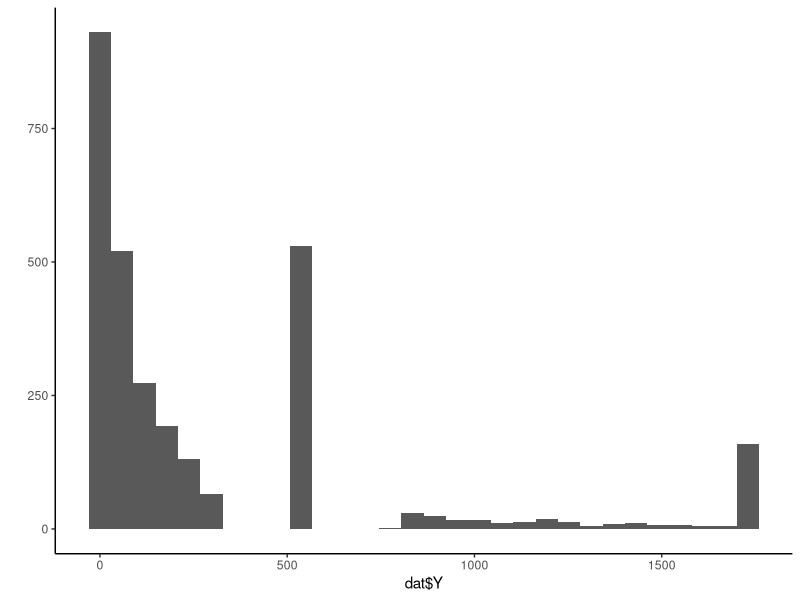
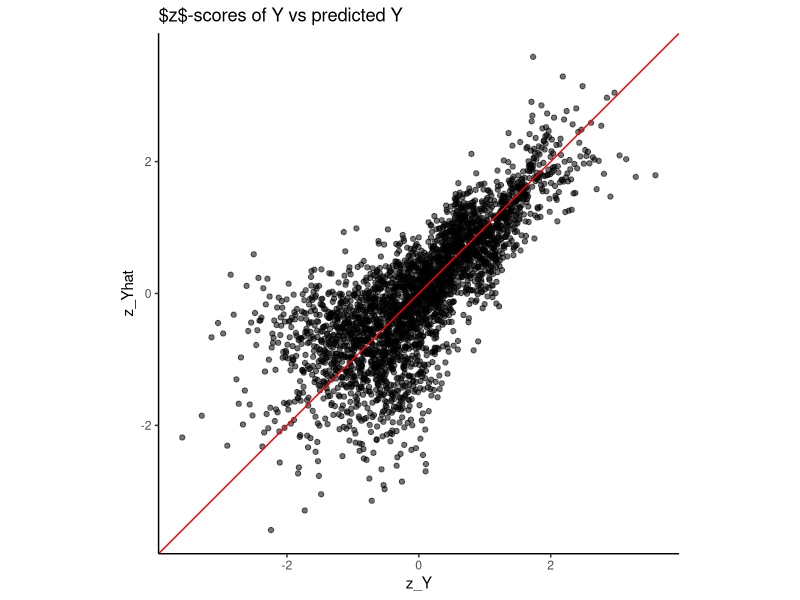
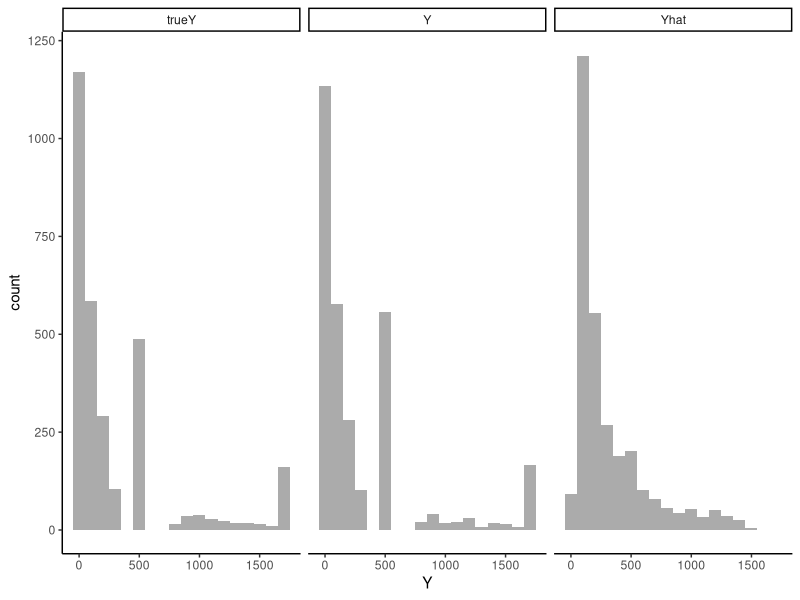

Write the R code that produced these figures, in order.
## ---- chunk 1
knitr::opts_chunk$set(echo = TRUE)

library(tidyverse)
knitr::opts_chunk$set(echo = TRUE,
          fig.width = 5,
          fig.height = 3,
          out.width = "75%",
          fig.align = "center")
options(list(dplyr.summarise.inform = FALSE))
theme_set( theme_classic() )


library( MASS )
library( randomForest ) 
## ---- chunk 2

N = 3000
Sigma_X = diag( c(1,2,3) ) + 1
Sigma_X[1,2] = Sigma_X[2,1] = -0.8
Sigma_X

#I use some fake data generated with this code:

X = mvrnorm( 2*N, mu=c(1,2,3), Sigma = Sigma_X)
colnames(X) = paste0( "X", 1:ncol(X) )

  dat <- X %>% as_tibble() %>%
    mutate( X4 = X1 + rnorm( n() ),
            Y = (1 * X1^2 + 2 * X1*X2 + exp(X3 / 2 ) + rnorm(2*N, sd=4))^2,
            Y = pmin( Y, quantile( Y, 0.95 ) ),
            X1 = round( 2*X1 ),
            X2 = 0 + ( X2 >= 0.5 ) )
  
  dat$Y[ dat$Y > 300 & dat$Y < 800 ] = 550

## ---- chunk 3
new_data = dat[1:N,]
new_data <- rename( new_data,
                    trueY = Y )
dat = dat[(N+1):(2*N),]

#plot(dat)
## ---- chunk 4
dat %>% 
  slice_tail( n = 5 ) %>%
  knitr::kable( digits = 2 )
## ---- chunk 5
qplot( dat$Y, bins = 30 )
## ---- chunk 6
print( round( cor( dat ), digits = 2 ) )
## ---- chunk 7
library(randomForest) 
mod <- randomForest( Y ~ ., 
                     data=dat,
                     ntree = 200 )
dat$Y_hat = predict( mod )
## ---- chunk 8
tibble( sd_Yhat = sd( dat$Y_hat ),
        sd_Y = sd( dat$Y ),
        cor = cor( dat$Y_hat, dat$Y ) ) %>%
  knitr::kable( digits = c(1,1,2) )
## ---- chunk 9
convert_to_z <- function( Y ) {
  K = length(Y)
  r_Y <- rank( Y, ties.method = "random" )/K - 1/(2*K)
  z <- qnorm( r_Y )
  z
}
## ---- chunk 10
z_Y = convert_to_z( dat$Y )
z_Yhat = convert_to_z( dat$Y_hat )

qplot( z_Y, z_Yhat, asp = 1, alpha=0.05 ) +
  geom_abline( slope=1, intercept=0, col="red" ) +
  labs( title = "$z$-scores of Y vs predicted Y" ) +
  coord_fixed() +
  theme( legend.position = "none" )
## ---- chunk 11
stats <- tibble( 
  rho = cor( z_Y, z_Yhat ),
  sd_Y = sd( z_Y ),
  sd_Yhat = sd( z_Yhat ) )
stats
## ---- chunk 12
nd = dat %>%
  dplyr::select( starts_with("X") ) %>%
  slice_sample( n = 500, replace = TRUE )
## ---- chunk 13
new_data
## ---- chunk 14
new_data$Yhat = predict( mod, newdata = new_data )
## ---- chunk 15
K = nrow(new_data)
new_data$r_Yhat = rank( new_data$Yhat ) / K - 1/(2*K)
summary( new_data$r_Yhat )
## ---- chunk 16
new_data$z_Yhat = qnorm( new_data$r_Yhat )
summary( new_data$z_Yhat )
## ---- chunk 17
rho = cor( z_Y, z_Yhat ) # from our empirical
new_data$z_Y = rnorm( K, 
                      mean = rho * new_data$z_Yhat, 
                      sd = sqrt( 1-rho^2 ) )
## ---- chunk 18
empDist = sort(dat$Y)
K = length(empDist)
new_data$r_Y = ceiling( pnorm( new_data$z_Y ) * K )
new_data$Y = empDist[ new_data$r_Y ]
## ---- chunk 19
dtL = new_data %>%
  pivot_longer( cols = c( Y, Yhat, trueY ), 
                names_to = "kind", values_to = "Y" )

ggplot( dtL, aes( Y ) ) +
  facet_wrap( ~ kind, nrow= 1 ) +
  geom_histogram( alpha=0.5, binwidth = 100 )
## ---- chunk 20
cor( new_data[ c( "X1","X2", "X3", "X4", "Yhat", "Y", "trueY" ) ] ) %>%
  as.data.frame() %>%
  rownames_to_column( "Variable" ) %>%
  dplyr::select( Variable, Y, trueY ) %>%
  dplyr::filter( !(Variable %in% c( "Yhat", "Y", "trueY" )) ) %>%
  knitr::kable( digits = 2 )
